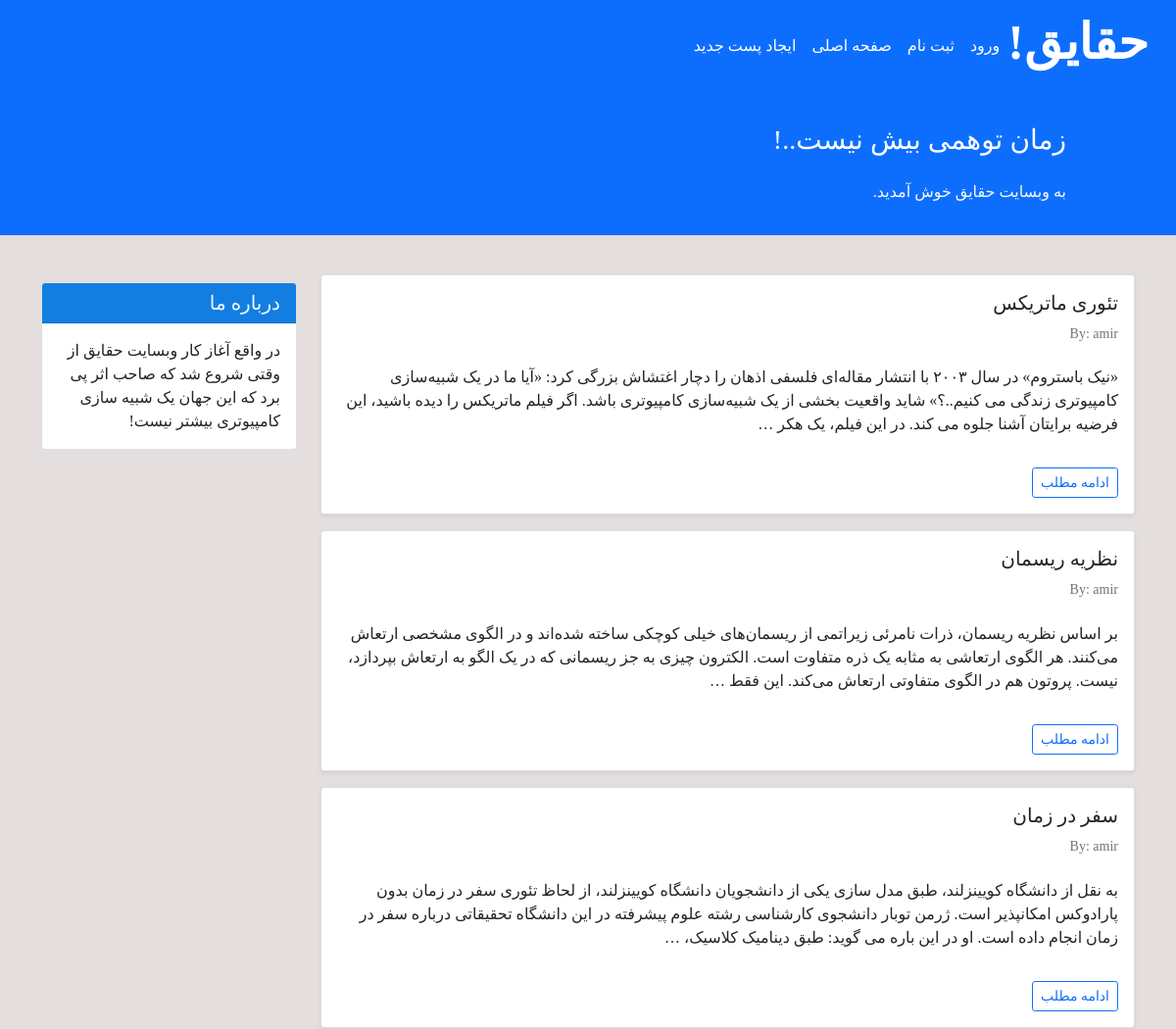
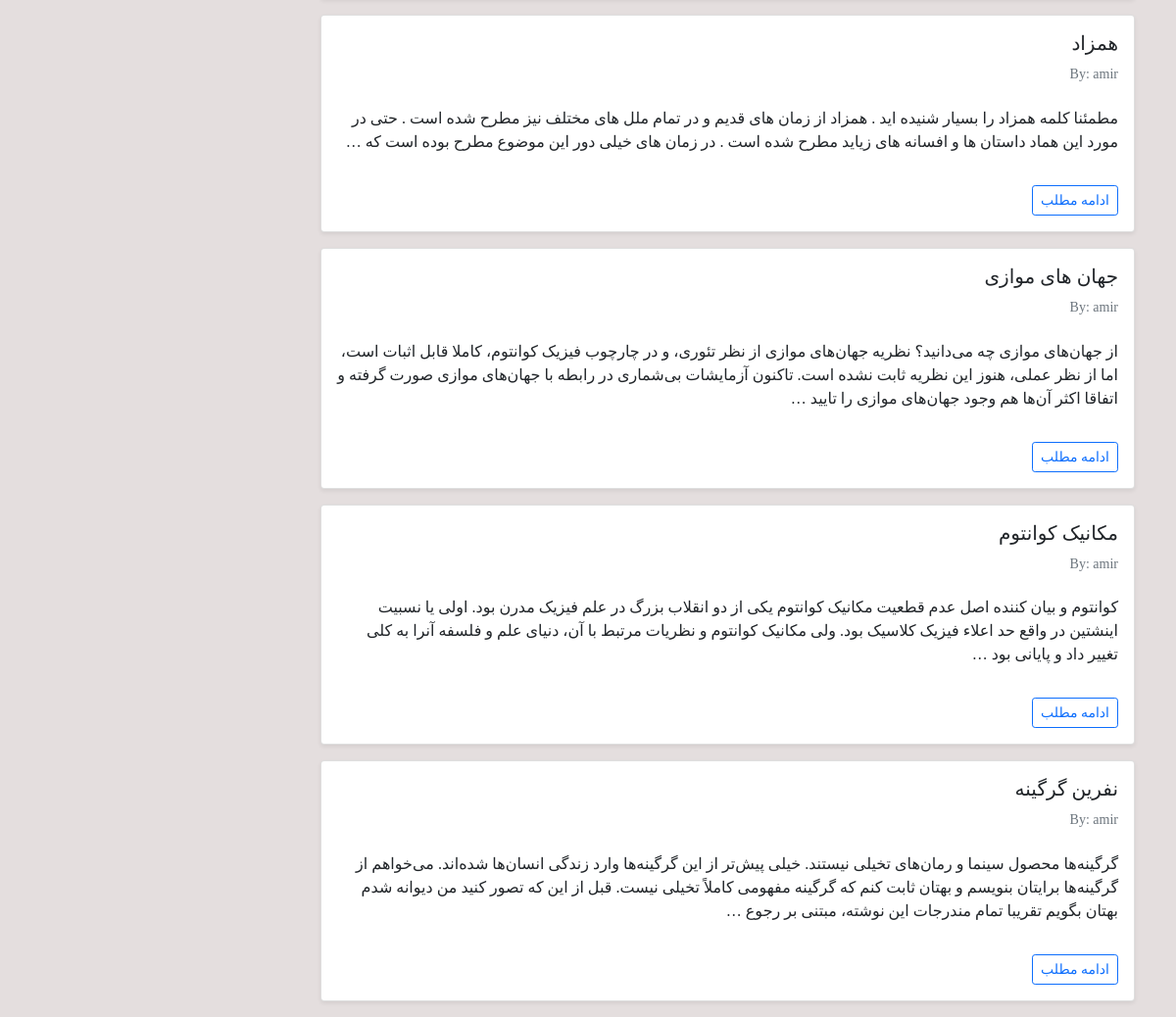
The page / on the database its author committed (2 pictures, top to bottom).
### theory/models.py (models this page shows, shortened)
class Post(models.Model):
    STATUS_CHOICES=(
        ('pub', 'Published'),
        ('drf', 'Draft'),
    )
    title=models.CharField(max_length=100)
    text=models.TextField()
    author=models.ForeignKey('auth.User', on_delete=models.CASCADE)
    datetime_created=models.DateTimeField(auto_now_add=True)
    datetime_modified=models.DateTimeField(auto_now=True)
    status=models.CharField(choices=STATUS_CHOICES, max_length=3)

### theory/views.py (the view)
# urls.py: path('',views.PostListView.as_view(), name='post_list'),
class PostListView(generic.ListView):
    template_name = 'theory/post_list.html'
    context_object_name = 'post_list'
    def get_queryset(self):
        return Post.objects.filter(status='pub').order_by('-datetime_modified')

### theory/templates/theory/post_list.html (shortened to what this page needs)
{% extends '_base.html' %}
{% block content %}
    <div class="container mt-4">
        <div class="row">
            <div class="col-9">
                {% for post in post_list %}
                    <div class="card shadow-sm my-3">
                        <div class="card-body">
                            <h5 class="card-title">{{ post.title }}</h5>
                            <h6 class="card-subtitle md-2 text-muted small py-2">By: {{ post.author }}</h6>
                            <p class="card-text py-3">
                                {{ post.text|truncatewords:50 }}
                            </p>
                            <a href="{% url 'post_detail' post.id %}" class="btn btn-sm btn-outline-primary">ادامه مطلب</a>
                        </div>
                    </div>
                {% endfor %}
            </div>
            <div class="col-3">
                <div class="card my-4">
                    <h5 class="card-header" style="background-color: rgb(19, 126, 226); color: rgb(240, 248, 255);">درباره ما</h5>
                    <div class="card-body">
                        <p class="card-text">در واقع آغاز کار وبسایت حقایق از وقتی شروع شد که صاحب اثر پی برد که این جهان یک شبیه سازی کامپیوتری بیشتر نیست!</p>
                    </div>
                </div>
            </div>
        </div>
    </div>
{% endblock content %}

### templates/_base.html (style rules this page uses)
body { font-family: 'Irancell' !important; }

### rows shown on the page
Post: title "تئوری ماتریکس", author "amir", text "«نیک باستروم» در سال ۲۰۰۳ با انتشار مقاله‌ای فلسفی اذهان را دچار اغتشاش بزرگی کرد: «آیا ما در یک شبیه‌سازی کامپیوتری زندگی می کنیم..؟» شاید واقعیت بخشی از یک شبیه‌سازی کامپیوتری باشد. اگر فیلم ماتریکس را دیده باشید، این فرضیه برایتان آشنا جلوه می کند. در این فیلم، یک هکر …"
Post: title "نظریه ریسمان", author "amir", text "بر اساس نظریه ریسمان، ذرات نامرئی زیراتمی از ریسمان‌های خیلی کوچکی ساخته‌ شده‌اند و در الگوی مشخصی ارتعاش می‌کنند. هر الگوی ارتعاشی به مثابه یک ذره متفاوت است. الکترون چیزی به جز ریسمانی که در یک الگو به ارتعاش بپردازد، نیست. پروتون هم در الگوی متفاوتی ارتعاش می‌کند. این فقط …"
Post: title "سفر در زمان", author "amir", text "به نقل از دانشگاه کویینزلند، طبق مدل سازی یکی از دانشجویان دانشگاه کویینزلند، از لحاظ تئوری سفر در زمان بدون پارادوکس امکانپذیر است. ژرمن توبار دانشجوی کارشناسی رشته علوم پیشرفته در این دانشگاه تحقیقاتی درباره سفر در زمان انجام داده است. او در این باره می گوید: طبق دینامیک کلاسیک، …"
Post: title "همزاد", author "amir", text "مطمئنا کلمه همزاد را بسیار شنیده اید . همزاد از زمان های قدیم و در تمام ملل های مختلف نیز مطرح شده است . حتی در مورد این هماد داستان ها و افسانه های زیاید مطرح شده است . در زمان های خیلی دور این موضوع مطرح بوده است که …"
Post: title "جهان های موازی", author "amir", text "از جهان‌های موازی چه می‌دانید؟ نظریه جهان‌های موازی از نظر تئوری، و در چارچوب فیزیک کوانتوم، کاملا قابل اثبات است، اما از نظر عملی، هنوز این نظریه ثابت نشده است. تاکنون آزمایشات بی‌شماری در رابطه با جهان‌های موازی صورت گرفته و اتفاقا اکثر آن‌ها هم وجود جهان‌های موازی را تایید …"
Post: title "مکانیک کوانتوم", author "amir", text "کوانتوم و بیان کننده اصل عدم قطعیت مکانیک کوانتوم یکی از دو انقلاب بزرگ در علم فیزیک مدرن بود. اولی یا نسبیت اینشتین در واقع حد اعلاء فیزیک کلاسیک بود. ولی مکانیک کوانتوم و نظریات مرتبط با آن، دنیای علم و فلسفه آنرا به کلی تغییر داد و پایانی بود …"
Post: title "نفرین گرگینه", author "amir", text "گرگینه‌ها محصول سینما و رمان‌های تخیلی نیستند. خیلی پیش‌تر از این گرگینه‌ها وارد زندگی‌ انسان‌ها شده‌اند. می‌خواهم از گرگینه‌ها برایتان بنویسم و بهتان ثابت کنم که گرگینه مفهومی کاملاً تخیلی نیست. قبل از این که تصور کنید من دیوانه شدم بهتان بگویم تقریبا تمام مندرجات این نوشته، مبتنی بر رجوع …"
